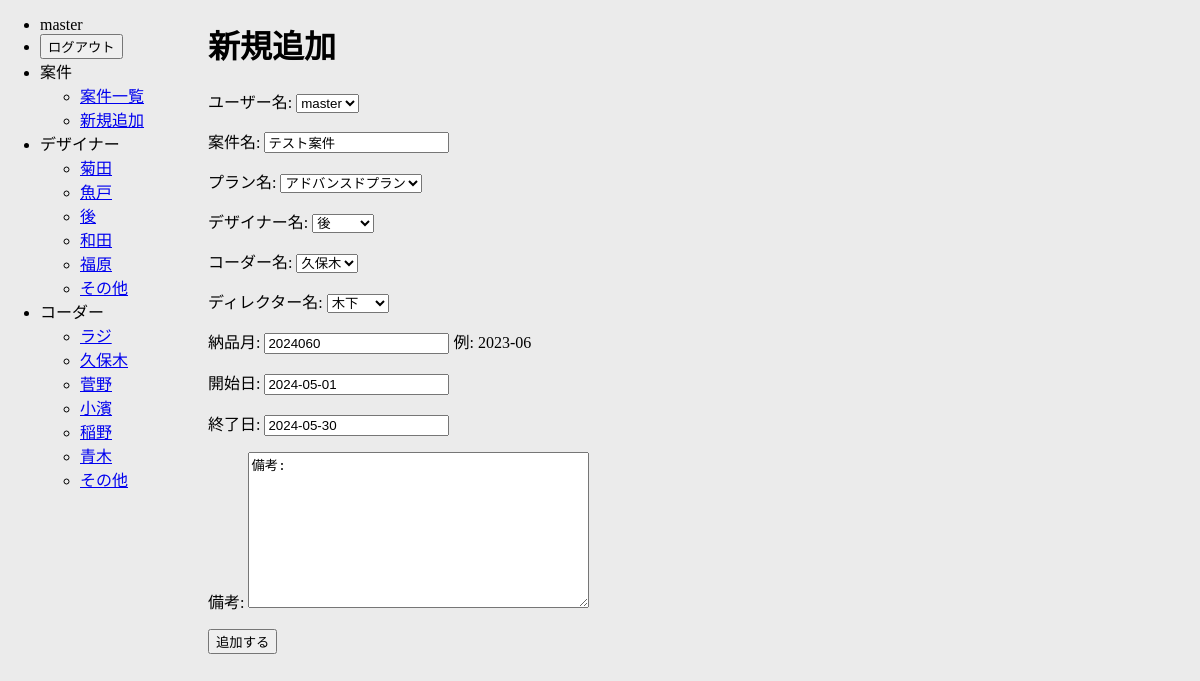
The app's page /update/3/ (signed in) with its own data.
### manage_app/models.py (models this page shows, shortened)
class Manage(models.Model):
    ユーザー名 = models.ForeignKey(User, on_delete=models.SET_DEFAULT, null=True, blank=True, default=1)
    案件名 = models.CharField(max_length=100)
    PLAN_CHOICES = [
        ("plan01", "アドバンスドプラン"),
        ("plan02", "レギュラープラン"),
        ("plan03", "スマートプラン"),
        ("plan04", "For採用"),
        ("plan05", "ダイレクトセールス"),
        ("plan06", "社内案件"),
        ("plan07", "有償メンテナンス"),
        ("plan08", "LP"),
        ("plan09", "直案件"),
        ("plan10", "名刺"),
        ("plan11", "封筒"),
        ("plan12", "ロゴ"),
        ("plan13", "WEBサイト"),
        ("plan14", "チラシ"),
        ("plan99", "その他"),
    ]
    プラン名 = models.CharField(
        max_length=100,
        choices=PLAN_CHOICES,
        default='plan01',
    )
    DESIGNER_CHOICES = [
        ("designer01", "菊田"),
        ("designer02", "魚戸"),
        ("designer03", "後"),
        ("designer04", "和田"),
        ("designer05", "福原"),
        ("designer99", "その他"),
    ]
    デザイナー名 = models.CharField(
        max_length=100,
        choices=DESIGNER_CHOICES,
        default='designer01',
    )
    CODER_CHOICES = [
        ("coder01", "ラジ"),
        ("coder02", "久保木"),
        ("coder03", "菅野"),
        ("coder04", "小濱"),
        ("coder05", "稲野"),
        ("coder06", "青木"),
        ("coder99", "その他"),
    ]
    コーダー名 = models.CharField(
        max_length=100,
        choices=CODER_CHOICES,
        default='coder01',
    )
    DIRECTOR_CHOICES = [
        ("director01", "木下"),
        ("director02", "永見"),
        ("director03", "春木"),
        ("director04", "野本"),
        ("director05", "中吉"),
        ("director98", "営業"),
        ("director99", "その他"),
    ]
    ディレクター名 = models.CharField(
        max_length=100,
        choices=DIRECTOR_CHOICES,
        default='director01',
    )
    納品月 = models.CharField(max_length=7, default='', help_text='例: 2023-06')
    開始日 = models.DateField(default=timezone.now)
    終了日 = models.DateField(default=timezone.now)
    備考 = models.TextField(max_length=999, default='', null=True, blank=True)

### manage_app/views.py (the view)
# urls.py: path("update/<int:pk>/", ManageUpdate.as_view(), name="update"),
class ManageUpdate(ManageBaseView, UpdateView):
    model = Manage
    fields = "__all__"
    success_url = reverse_lazy("topicks")

### manage_app/views.py (called while the page is built)
    def get_context_data(self, **kwargs):
        context = super().get_context_data(**kwargs)
        context['designer_choices'] = Manage.DESIGNER_CHOICES
        context['coder_choices'] = Manage.CODER_CHOICES
        return context

### manage_app/templates/manage_app/manage_form.html
{% extends 'manage_app/base.html' %}
{% block content %}
<h1>新規追加</h1>
<form method="post">{% csrf_token %}
 {{ form.as_p }}
 <input type="submit" value="追加する">
</form>
{% endblock content %}

### manage_app/templates/manage_app/base.html (shortened to what this page needs)
<!DOCTYPE html>
<html lang="ja">
<head>
   {% load static %}
   <link rel="stylesheet" href="{% static 'css/base.css' %}">
   <link rel="stylesheet" href="https://cdnjs.cloudflare.com/ajax/libs/frappe-gantt/0.5.0/frappe-gantt.css" />
</head>
<body>
   <header id="header">
      <ul class="h_menu_list">
      {% if request.user.is_authenticated %}
         <li>{{ request.user }}</li>
         <li>
         <form method="post" action="{% url 'logout' %}">
         <button type="submit">ログアウト</button>
         </form>
         </li>
      {% else %}
         <li><a href="{% url 'login' %}">ログイン</a></li>
      {% endif %}
         <li><span class="menu_name">案件</span>
         <ul class="sub_menu">
            <li><a href="{% url 'topicks' %}">案件一覧</a></li>
            <li><a href="{% url 'create' %}">新規追加</a></li>
         </ul>
         </li>
         <li><span class="menu_name">デザイナー</span>
            <ul class="sub_menu">
               {% for code, name in designer_choices %}
                  <li><a href="{% url 'person_list' person_type='designer' person_name=code %}">{{ name }}</a></li>
               {% endfor %}
            </ul>
         </li>
         <li><span class="menu_name">コーダー</span>
            <ul class="sub_menu">
               {% for code, name in coder_choices %}
                  <li><a href="{% url 'person_list' person_type='coder' person_name=code %}">{{ name }}</a></li>
               {% endfor %}
            </ul>
         </li>
      </ul>
   </header>
   <main class="main_cont">
      {% block content %}
      {% endblock content %}
   </main>
</body>
</html>

### manage_app/static/css/base.css (style rules this page uses)
body { background: #ebebeb; position: relative; }
header { position: fixed; height: 100vh; width: 200px; top: 0; left: 0; }
main { width: calc(100% - 200px); margin: 0 0 0 auto; }

### records on screen
Manage: as_p "master", as_p "テスト案件", as_p "アドバンスドプラン", as_p "後", as_p "久保木", as_p "木下", as_p "2024060", as_p "2024-05-01", as_p "2024-05-30", as_p "備考:"

### other values on screen
{{ request.user }} "master"
{{ name }} "菊田" "魚戸" "後" "和田" "福原" "その他"
{{ name }} "ラジ" "久保木" "菅野" "小濱" "稲野" "青木" "その他"
